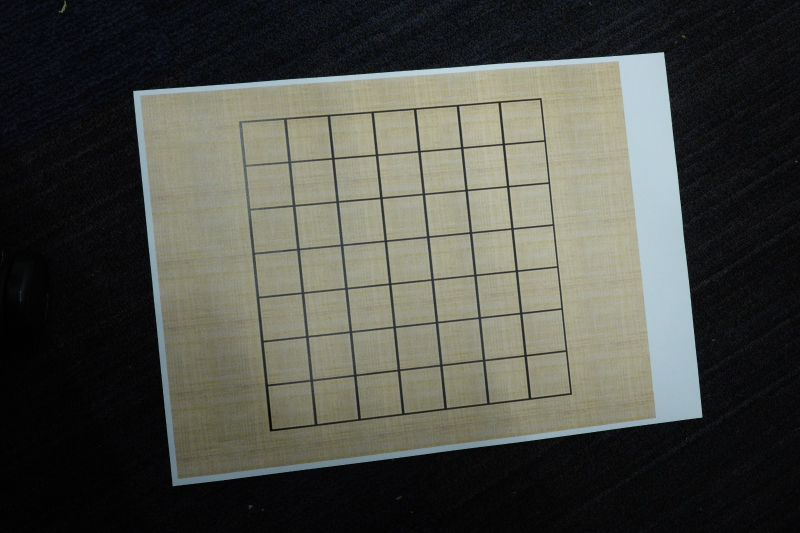
#> input picture 1.jpg, 1600 x 1066 px, given in place of the camera (shown at 1/2 size)
$ python main.py
#> lines starting #> are read from the running program, lines starting #| are printed output that depends on the picture; after the words box and inside, x2 and y2 are one past the last pixel; in counts of white or black regions, pixels touching at a corner belong together; long printed decimals are rounded
### sample/board_filter.py
import cv2
import numpy as np
import scipy.spatial as spatial
import scipy.cluster as cluster
from collections import defaultdict
from statistics import mean

# Canny edge detection
def canny_edge(img, sigma=0.33):
    v = np.median(img)
    lower = int(max(0, (1.0 - sigma) * v))
    upper = int(min(255, (1.0 + sigma) * v))
    edges = cv2.Canny(img, lower, upper)
    return edges

# Hough line detection
def hough_line(edges, min_line_length=100, max_line_gap=10):
    lines = cv2.HoughLines(edges, 1, np.pi / 180, 125, min_line_length, max_line_gap)
    # lines = np.reshape(lines, (-1, 2))
    return lines

# Separate line into horizontal and vertical
def h_v_lines(lines):
    h_lines, v_lines = [], []
    for line in lines:
        rho, theta = line[0]
        if theta < np.pi / 4 or theta > np.pi - np.pi / 4:
            v_lines.append([rho, theta])
        else:
            h_lines.append([rho, theta])
    return h_lines, v_lines

# Find the intersections of the lines
# [42 lines left out: functions line_intersections, cluster_points, augment_points, not called in this run]

### sample/main.py
import cv2
from board_filter import *
from statistics import mean

cap = cv2.VideoCapture(0)

win1 = "Original"
win2 = "Gray"
win3 = "Gray Blur"
win4 = "Canny Edge"
win5 = "Hough Line"
win6 = "Vertical Horizontal"

cv2.namedWindow(win1)
cv2.namedWindow(win2)
cv2.namedWindow(win3)
cv2.namedWindow(win4)
cv2.namedWindow(win5)
cv2.namedWindow(win6)

cv2.moveWindow(win1, 0, 0)
cv2.moveWindow(win2, 400, 0)
cv2.moveWindow(win3, 800, 0)
cv2.moveWindow(win4, 0, 300)
cv2.moveWindow(win5, 400, 300)
cv2.moveWindow(win6, 800, 300)

# Check if the webcam is opened correctly
if not cap.isOpened():
    raise IOError("Cannot open webcam")

while True:
    ret, frame = cap.read()
#> frame is the input picture: shape (1066, 1600, 3); mean B, G, R 70.7, 77.6, 76.4
    # frame = cv2.imread('4.jpg')

    hough_line_frame = cv2.resize(frame.copy(), (400, 300))
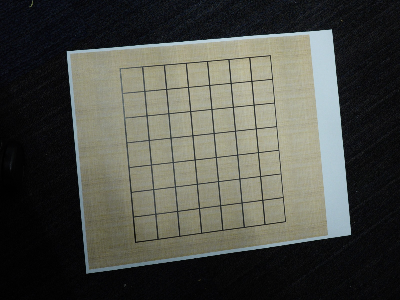
#> hough_line_frame: shape (300, 400, 3); mean B, G, R 70.6, 77.5, 76.2
    # ver_hor_frame = cv2.resize(frame.copy(), (400, 300))
    # intersection_frame = cv2.resize(frame.copy(), (400, 300))

    frame = cv2.resize(frame, (400, 300), interpolation=cv2.INTER_AREA)
#> frame: shape (300, 400, 3)
    gray = cv2.cvtColor(frame, cv2.COLOR_BGR2GRAY)
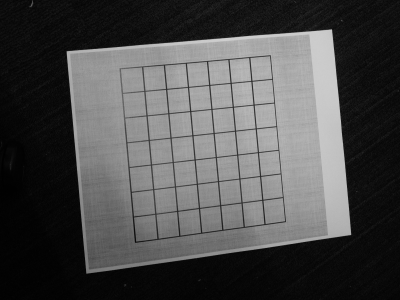
#> gray: shape (300, 400); min 0, max 207, mean 76.4
    gray_blur = cv2.blur(gray, (5, 5))
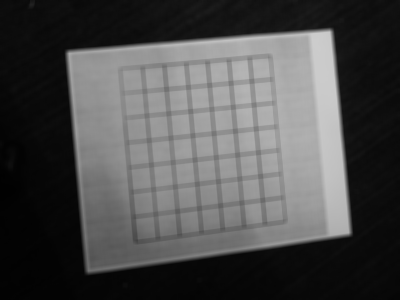
#> gray_blur: shape (300, 400); min 1, max 204, mean 76.4
    edges = canny_edge(gray_blur)
#> in canny_edge, `v = np.median(img)`: v = 24
#> in canny_edge, `lower = int(max(0, (1.0 - sigma) * v))`: lower = 16
#> in canny_edge, `upper = int(min(255, (1.0 + sigma) * v))`: upper = 31
#> in canny_edge, `edges = cv2.Canny(img, lower, upper)`:
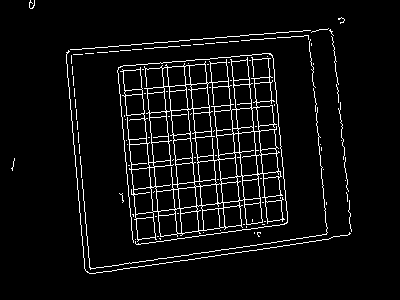
#> edges: shape (300, 400); 5.7% white in thin lines or dots, all inside (x1, y1, x2, y2) = (11, 0, 352, 274)
    lines = hough_line(edges)
#> in hough_line, `lines = cv2.HoughLines(edges, 1, np.pi / 180, 125, min_line_length, ma..`: lines = 19 rows, first 8: [283, 1.43], [56, 1.48], [278, 1.43], [-116, 3.05], [61, 1.48], [-66, 3.05], [-111, 3.05], [-61, 3.05]
    print(lines)
#> (printed output is left out)
    if lines is not None:
        for line in lines:
            rho,theta = line[0]
            if not np.isnan(rho) and not np.isnan(theta):
                a = np.cos(theta)
                b = np.sin(theta)
                x0 = a*rho
                y0 = b*rho
                x1 = int(x0 + 1000*(-b))
                y1 = int(y0 + 1000*(a))
                x2 = int(x0 - 1000*(-b))
                y2 = int(y0 - 1000*(a))
                cv2.line(hough_line_frame, (x1,y1), (x2,y2), (0,0,255), 2)
#> this loop made 19 passes
#> (rho, theta, a, b, x0, y0, x1, y1) on passes 1 to 12: (283, 1.43, 0.139, 0.99, 39.39, 280.2, -950, 419), (56, 1.48, 0.0872, 0.996, 4.88, 55.79, -991, 142), (278, 1.43, 0.139, 0.99, 38.69, 275.3, -951, 414), (-116, 3.05, -0.996, 0.0872, 115.6, -10.11, 28, -1006), (61, 1.48, 0.0872, 0.996, 5.32, 60.77, -990, 147), (-66, 3.05, -0.996, 0.0872, 65.75, -5.75, -21, -1001), (-111, 3.05, -0.996, 0.0872, 110.6, -9.67, 23, -1005), (-61, 3.05, -0.996, 0.0872, 60.77, -5.32, -26, -1001), (-241, 3.05, -0.996, 0.0872, 240.1, -21, 152, -1017), (-220, 3.05, -0.996, 0.0872, 219.2, -19.17, 132, -1015), (-246, 3.05, -0.996, 0.0872, 245.1, -21.44, 157, -1017), (256, 1.43, 0.139, 0.99, 35.63, 253.5, -954, 392)
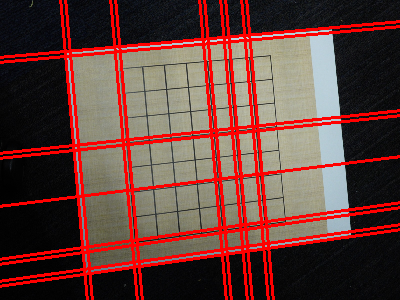
#> hough_line_frame: shape (300, 400, 3); 15.89% of pixels changed, all inside (x1, y1, x2, y2) = (0, 0, 400, 300)
    h_lines, v_lines = h_v_lines(lines)
#> the loop in h_v_lines, `for line in lines:` made 19 passes
#> (rho, theta) on passes 1 to 12: (283, 1.43), (56, 1.48), (278, 1.43), (-116, 3.05), (61, 1.48), (-66, 3.05), (-111, 3.05), (-61, 3.05), (-241, 3.05), (-220, 3.05), (-246, 3.05), (256, 1.43)
#> after the loop in h_v_lines, `for line in lines:`: h_lines = [[283, 1.43], [56, 1.48], [278, 1.43], [61, 1.48], [256, 1.43], [261, 1.43], [204, 1.45], [152, 1.47], [157, 1.47]]; v_lines = [[-116, 3.05], [-66, 3.05], [-111, 3.05], [-61, 3.05], [-241, 3.05], [-220, 3.05], [-246, 3.05], [-225, 3.05], [-204, 3.05], [-199, 3.05]]
    if h_lines is not None and v_lines is not None:
        print("h_lines: " + str(h_lines))
#| h_lines: [[283.0, 1.431], [56.0, 1.484], [278.0, 1.431], [61.0, 1.484], [256.0, 1.431], [261.0, 1.431], [204.0, 1.449], [152.0, 1.466], [157.0, 1.466]]
        print("v_lines: " + str(v_lines))
#| v_lines: [[-116.0, 3.054], [-66.0, 3.054], [-111.0, 3.054], [-61.0, 3.054], [-241.0, 3.054], [-220.0, 3.054], [-246.0, 3.054], [-225.0, 3.054], [-204.0, 3.054], [-199.0, 3.054]]
        try:
            for h_line in h_lines:
                rho, theta = h_line
                a = np.cos(theta)
                b = np.sin(theta)
                x0 = a*rho
                y0 = b*rho
                x1 = int(x0 + 1000*(-b))
                y1 = int(y0 + 1000*(a))
                x2 = int(x0 - 1000*(-b))
                y2 = int(y0 - 1000*(a))
#> (the run stopped early here; a loop or call above may not have finished)

$ run again, on 2.jpg
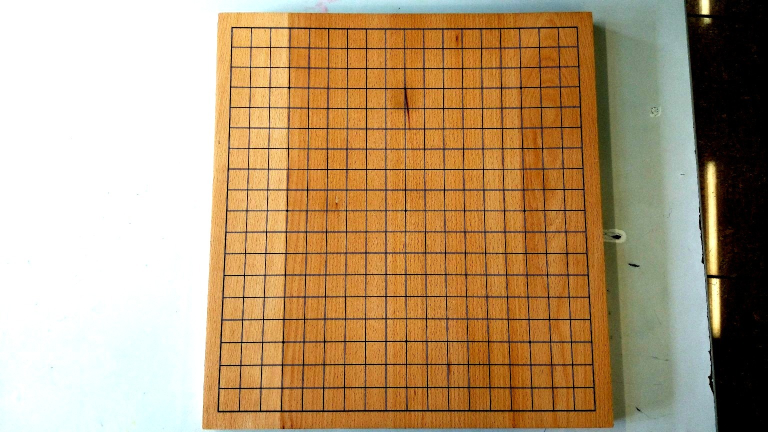
#> input picture 2.jpg, 1536 x 864 px, given in place of the camera (shown at 1/2 size)
#> frame is the input picture: shape (864, 1536, 3); mean B, G, R 117.6, 153.6, 181.1
#> frame: shape (300, 400, 3)
#> `gray_blur = cv2.blur(gray, (5, 5))`:
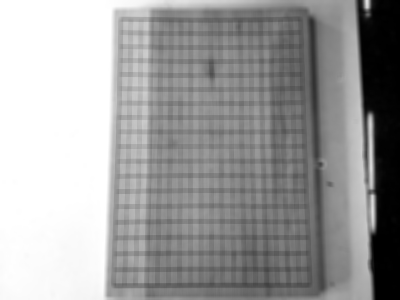
#> gray_blur: shape (300, 400); min 0, max 255, mean 157.7
#> v = 143
#> lower = 95
#> upper = 190
#> in canny_edge, `edges = cv2.Canny(img, lower, upper)`:
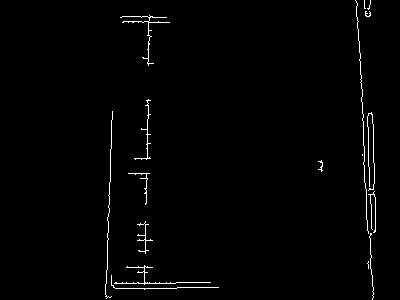
#> edges: shape (300, 400); 1.3% white in thin lines or dots, all inside (x1, y1, x2, y2) = (105, 0, 376, 300)
#> lines = None
#| None

$ run again, on 3.jpg
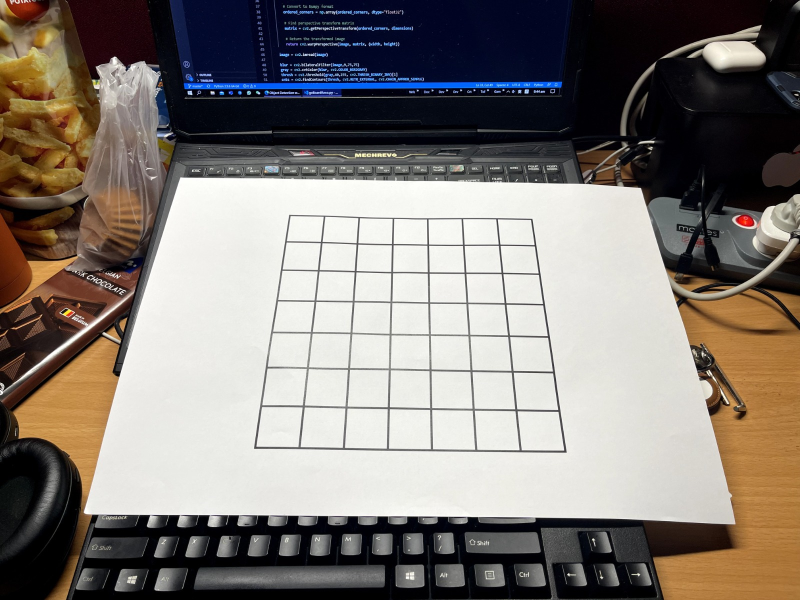
#> input picture 3.jpg, 1600 x 1200 px, given in place of the camera (shown at 1/2 size)
#> frame is the input picture: shape (1200, 1600, 3); mean B, G, R 118.5, 123.9, 130.7
#> frame: shape (300, 400, 3)
#> v = 121
#> lower = 81
#> upper = 160
#> in canny_edge, `edges = cv2.Canny(img, lower, upper)`:
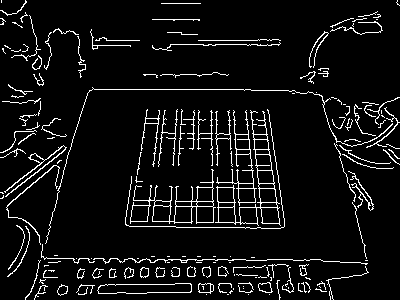
#> edges: shape (300, 400); 6.9% white in thin lines or dots
#> in hough_line, `lines = cv2.HoughLines(edges, 1, np.pi / 180, 125, min_line_length, ma..`: lines = [[89, 1.57], [295, 1.55], [259, 1.57]]
#| [[[ 89.          1.571]]
#|  [[295.          1.553 ]]
#|  [[259.          1.571]]]
#> the loop `for line in lines:` made 3 passes
#> (rho, theta, a, x0, y0, x1, y1, x2) on passes 1 to 3: (89, 1.57, -4.37e-08, -3.89e-06, 89, -1000, 88, 999), (295, 1.55, 0.0175, 5.15, 295, -994, 312, 1004), (259, 1.57, -4.37e-08, -1.13e-05, 259, -1000, 258, 999)
#> after the loop `for line in lines:`:
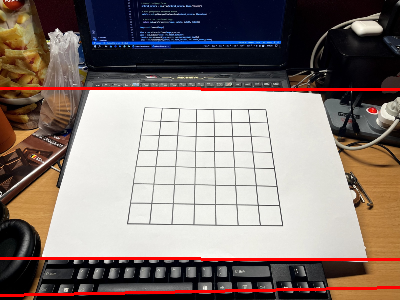
#> hough_line_frame: shape (300, 400, 3); mean B, G, R 116, 121.2, 135.4
#> the loop in h_v_lines, `for line in lines:` made 3 passes
#> after the loop in h_v_lines, `for line in lines:`: v_lines = []
#> `h_lines, v_lines = h_v_lines(lines)`: h_lines = [[89, 1.57], [295, 1.55], [259, 1.57]]; v_lines = []
#| h_lines: [[89.0, 1.571], [295.0, 1.553], [259.0, 1.571]]
#| v_lines: []

$ run again, on 5.jpg
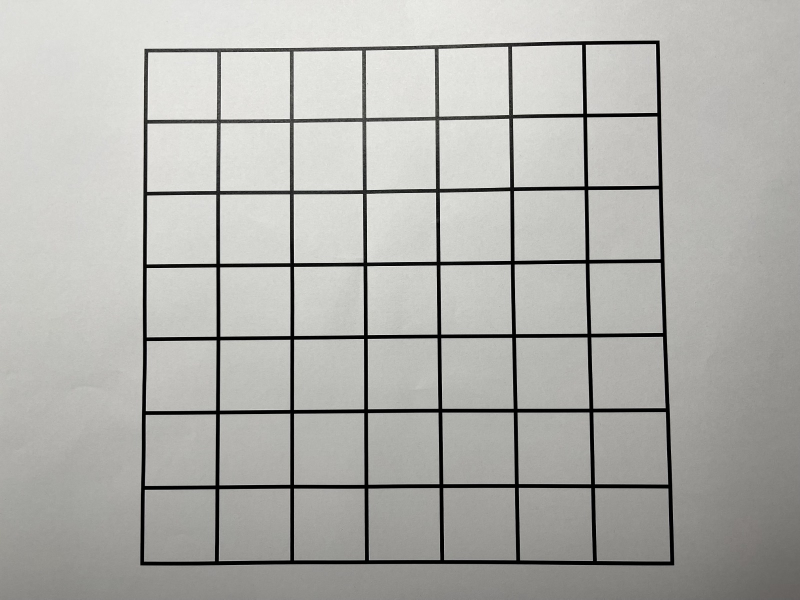
#> input picture 5.jpg, 1600 x 1199 px, given in place of the camera (shown at 1/2 size)
#> frame is the input picture: shape (1199, 1600, 3); mean B, G, R 172.5, 176.6, 176.7
#> frame: shape (300, 400, 3)
#> v = 180
#> lower = 120
#> upper = 239
#> in canny_edge, `edges = cv2.Canny(img, lower, upper)`:
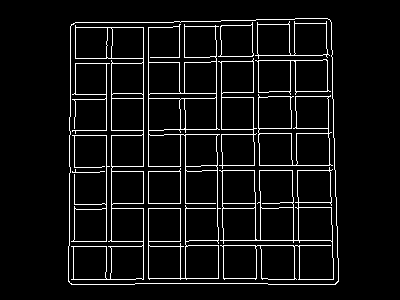
#> edges: shape (300, 400); 6.4% white in thin lines or dots, all inside (x1, y1, x2, y2) = (68, 18, 339, 285)
#> in hough_line, `lines = cv2.HoughLines(edges, 1, np.pi / 180, 125, min_line_length, ma..`: lines = 30 rows, first 8: [143, 0], [148, 0], [106, 0], [111, 0], [60, 1.55], [65, 1.55], [-251, 3.12], [-256, 3.12]
#> (printed output is left out)
#> the loop `for line in lines:` made 30 passes
#> (rho, theta, a, b, x0, y0, x1, y1) on passes 1 to 8: (143, 0, 1, 0, 143, 0, 143, 1000), (148, 0, 1, 0, 148, 0, 148, 1000), (106, 0, 1, 0, 106, 0, 106, 1000), (111, 0, 1, 0, 111, 0, 111, 1000), (60, 1.55, 0.0175, 1, 1.05, 59.99, -998, 77), (65, 1.55, 0.0175, 1, 1.13, 64.99, -998, 82), (-251, 3.12, -1, 0.0175, 251, -4.38, 233, -1004), (-256, 3.12, -1, 0.0175, 256, -4.47, 238, -1004)
#> after the loop `for line in lines:`:
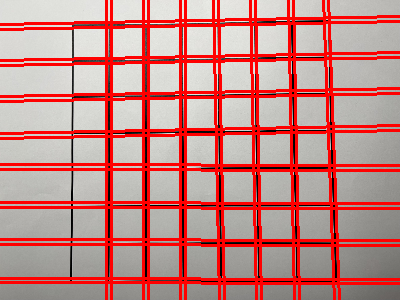
#> hough_line_frame: shape (300, 400, 3); mean B, G, R 130.8, 133.9, 197.2
#> the loop in h_v_lines, `for line in lines:` made 30 passes
#> after the loop in h_v_lines, `for line in lines:`: h_lines = [[60, 1.55], [65, 1.55], [24, 1.55], [208, 1.57], [101, 1.55], [203, 1.57], [29, 1.55], [96, 1.55], [240, 1.57], [245, 1.57], [279, 1.57], [283, 1.57], [138, 1.55], [165, 1.57], [133, 1.55], [170, 1.57]]; v_lines = [[143, 0], [148, 0], [106, 0], [111, 0], [-251, 3.12], [-256, 3.12], [185, 0], [180, 0], [-289, 3.12], [-294, 3.12], [-219, 3.12], [-214, 3.12], [-324, 3.11], [-329, 3.11]]
#> (printed output is left out)
#> (printed output is left out)
